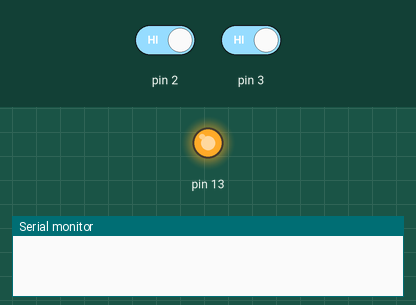
This sketch was run on a simulated Arduino Uno, built with avr-gcc and run on an emulated ATmega328P. Parts: output pins drawn as LEDs (lit = HIGH), the last lines printed to the serial monitor. The test bench sets the inputs (shaded band); at power-on: pin 2 HIGH, pin 3 HIGH. Random numbers use the default seed unless the sketch sets one.

Above: at 5.8 s.
5.9 s: pin 2 driven LOW
At 6.6 s:
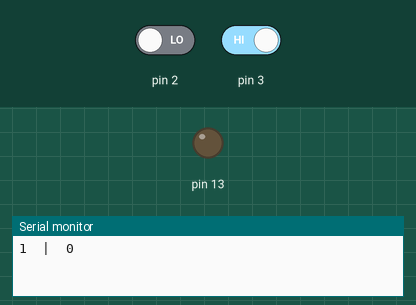
7.4 s: pin 2 driven HIGH and pin 3 driven LOW
10.4 s: pin 3 driven HIGH
At 11.6 s:
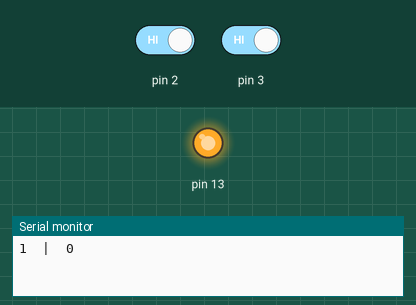
12.4 s: pin 3 driven LOW
At 12.7 s:
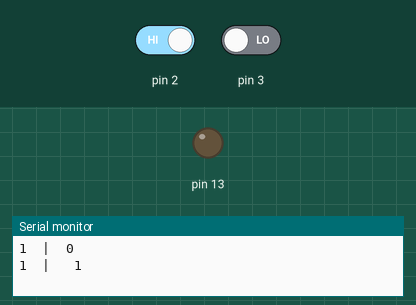
Timing chart, 0 to 14.9 s (numbered marks = the images above; inputs shaded):
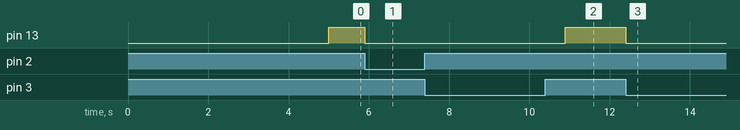

Measured:
- after the input at 5.9 s, pin 13: HIGH → LOW at once
- after the input at 7.4 s, every drawn part: stays the same
- after the input at 10.4 s, pin 13: LOW → HIGH after 0.50 s
- after the input at 12.4 s, pin 13: HIGH → LOW at once

The sketch:

proyecto.ino
```cpp
void setup() {
  // put your setup code here, to run once:
  pinMode(3, INPUT);
  pinMode(2, INPUT);
  pinMode(13, OUTPUT);

  Serial.begin(9600);
}

int j1 = 0;
int j2 = 0;

int ronda = 0;

int puntuacionJ1=0;
int puntuacionJ2=0;

boolean isOn= false;
void encender (){
  int r = random (5000,1000);
  delay (r);
  digitalWrite(13, HIGH);
  isOn =true;
}

void apagar(){
  digitalWrite(13, LOW);
  isOn =false;
}

void loop() {
  // put your main code here, to run repeatedly:
  j1 = digitalRead(2);
  j2 = digitalRead(3);
  //Serial.print(j1);
  //Serial.print("      |       ");
  //Serial.println(j2);
  if(isOn == true && ronda <= 3){
      if(j1 == 0 || j2 ==0){
        //Serial.print("alguien gano");
        apagar();
      }
  }else{
    ronda = ronda + 1;
    if(j1== 0){
      puntuacionJ1 += 1;
      Serial.print(puntuacionJ1);
      Serial.print("  |  ");
      Serial.println(puntuacionJ2);
      Serial.println();

    }
    if(j2 == 0){
      puntuacionJ2 += 1;
      Serial.print(puntuacionJ1);
      Serial.print("  |   ");
      Serial.println(puntuacionJ2);
      Serial.println();
    }
    encender();
  }


}
```
